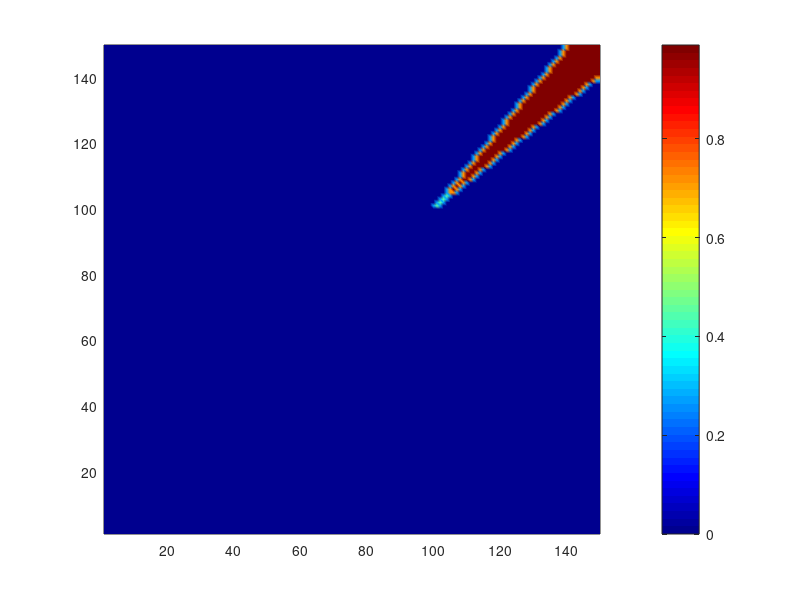

Source code (MATLAB): (Note: this script raises an error after producing the figure.)
%%%%%%%%%%%%%%%%%%%%%%%%%%%%%%%%%%%%%%%%%%%%%%%%%%%%%%%%%%%%%%%%%%%
% We attempt to simulate u_t = u_xx + e^2*u_yy + f(u) using finite
% difference approximations.
%
% Solve: u_t = u_{xx} + epsilon^2*u_{yy} + u(1-u)
% Approximation:
% u(t_i + t_delta, x) = u(t_i, x) + t_delta / h^2 [ \sum u(t_i, x + h_e) - 2nu(t_i, x) ]
%                       + t_delta * u(1-u)
%
% NOTES:
%       1. To animate, you may have to increase your JVM heap size
%          by going to Preferences > General > Java Heap Memory
%%%%%%%%%%%%%%%%%%%%%%%%%%%%%%%%%%%%%%%%%%%%%%%%%%%%%%%%%%%%%%%%%%%

clc; close all; clear;

% -----------------------------------------------------------------

COMPACT_SUPPORT = 0;
WEDGE           = 1;

INITIAL_DATA_TYPE = WEDGE;        % set to the type of initial condition
                                            % we want to simulate

%%%%%%%%%%%%%%%%%%%%%%%%%%%%%%%%%%%%%%%%%%%%%%%%%%%%%%%%%%%%%%%%%%%
% Initialize parameters
%%%%%%%%%%%%%%%%%%%%%%%%%%%%%%%%%%%%%%%%%%%%%%%%%%%%%%%%%%%%%%%%%%%


d = 2;                  % working in R^2
n = 150;                % simulation grid size
h = 1;                  % mesh width

% We want t_delta \approx h^2 where n is the mesh size. This cancels out
% some ugly constant factors in the update equation.
t_delta = h^2;          % time increment
time = 120;              % number of steps to simulate. time * t_delta is the total "unit time"
f = zeros(n / h);       % growth rate
epsilon = 0.1;
gamma = 0.3;            % dampen the gradient

% Parameters for compactly supported initial condition.
v0 = 9E-1;              % some small nonzero intial value

% Parameters for wedge initial condition direction.
p = [100 100];                % specify the base point of our wedge
v = [1 1];                    % specify the vector which determines wedge direction
theta = pi / 30;               % angle within which you want to set up the wedge

%%%%%%%%%%%%%%%%%%%%%%%%%%%%%%%%%%%%%%%%%%%%%%%%%%%%%%%%%%%%%%%%%%%
% Initial conditions
%%%%%%%%%%%%%%%%%%%%%%%%%%%%%%%%%%%%%%%%%%%%%%%%%%%%%%%%%%%%%%%%%%%

N = n / h;              % mesh size
u = zeros(N);           % the matrix ``u`` will hold our simulated values for the solution
grad = 0 * u;           % we'll store the neighbor_average in this term
                        % TODO(ansh): rename to ``neighbors``

% Nonzero on a compact set

% Nonzero on a centered square.
if INITIAL_DATA_TYPE == COMPACT_SUPPORT
  u(N/2, N/2) = v0; u(N/2 + 1, N/2) = v0; u(N/2, N/2 + 1) = v0; u(N/2 - 1, N/2 + 1) = v0;
end

if INITIAL_DATA_TYPE == WEDGE
  tolerance = cos(theta);       % sepcify the degree around the vector which we want nonzero
  for i = -N:1:N
    for j = -N:1:N
      cos_ = ([i j] * v') / (norm([i j]) * norm(v));
      if tolerance <= cos_ && cos_ <= 1                   % make sure our [i j] are within the wedge
        i_p = i + p(1);
        j_p = j + p(2);
        if 1 <= i_p && i_p <= N && 1 <= j_p && j_p <= N
          u(i + p(1),j + p(2)) = v0;
        end
      end
    end
  end
end

%%%%%%%%%%%%%%%%%%%%%%%%%%%%%%%%%%%%%%%%%%%%%%%%%%%%%%%%%%%%%%%%%%%
% Animation initialization
%%%%%%%%%%%%%%%%%%%%%%%%%%%%%%%%%%%%%%%%%%%%%%%%%%%%%%%%%%%%%%%%%%%
figure
filename = sprintf('output/kpp_v_%d_%d_theta_%.2f_p_%d_%d.gif',...
                    v(1), v(2), theta, p(1), p(2));

%%%%%%%%%%%%%%%%%%%%%%%%%%%%%%%%%%%%%%%%%%%%%%%%%%%%%%%%%%%%%%%%%%%
% Run simulation
%%%%%%%%%%%%%%%%%%%%%%%%%%%%%%%%%%%%%%%%%%%%%%%%%%%%%%%%%%%%%%%%%%%

% Indices using which we can represent the "inner" terms of the matrix
I = 2:N-1; J = 2:N-1;

for step=1:time
  grad(I, J) = u(I, J - 1) + u(I, J + 1) + epsilon^2*u(I - 1, J) + epsilon^2*u(I + 1, J);
  u(I, J) = u(I, J) + gamma * (t_delta / h^2) * (grad(I, J) - 2*(epsilon^2 + 1)*u(I, J)) + t_delta*(u(I,J) .* (1 - u(I,J)));
  u(1, :) = u(2, :); u(N, :) = u(N-1, :); u(:, 1) = u(:, 2); u(:, N) = u(:, N-1);

  % normalize so that no value in the solution goes beyond 1
  for i = 1:N
    for j = 1:N
      if u(i, j) > 1
        u(i, j) = 1;
      end
    end
  end

  pcolor(u); shading interp;
  colorbar; colormap jet;
  drawnow;

  % Append the current frame to the animation
  frame = getframe(1);
  im = frame2im(frame);
  [A, map] = rgb2ind(im, 256);
  if step == 1
    imwrite(A, map, filename, 'gif', 'LoopCount', Inf, 'DelayTime', 0.1);
  else
    imwrite(A, map, filename, 'gif', 'WriteMode', 'append', 'DelayTime', 0.1);
  end
end

surf(u);
shading interp; colormap jet;
view([-25 70]);
